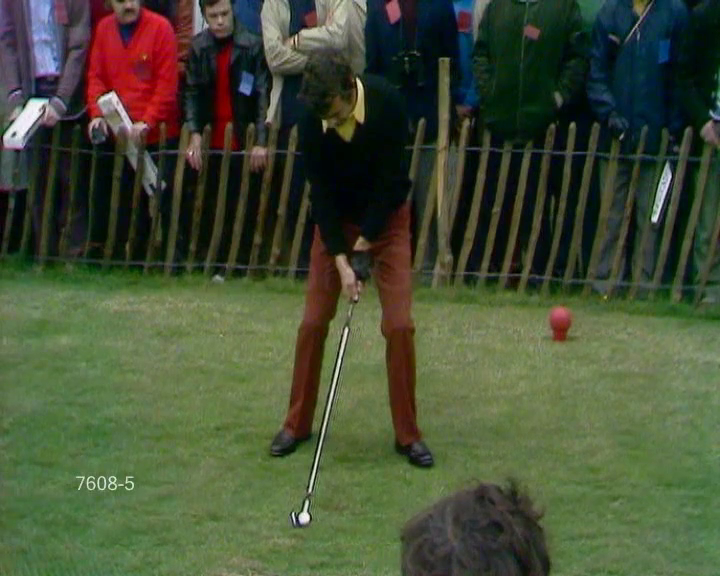
#> input picture frame 6 of videos/golf1.mp4, 720 x 576 px, given in place of dancer.mp4, which was not available
$ jupyter execute --allow-errors goturn_example.ipynb   (shell and % lines are left out)   (text cells are left out)
#> lines starting #> are read from the running program, lines starting #| are printed output that depends on the picture; after the words box and inside, x2 and y2 are one past the last pixel; in counts of white or black regions, pixels touching at a corner belong together; pictures that were not available may be replaced by others from this repository, and a replacement may not be noted
[cell 1]
import cv2
import sys
import os
from google.colab.patches import cv2_imshow

[cell 2]
video_name = 'dancer.mp4'
if not os.path.exists(video_name):
  !gdown https://raw.githubusercontent.com/gabilodeau/INF6804/master/videos/dancer.mp4

[cell 3]
file_name = 'goturn.caffemodel.zip.001'
if not os.path.exists(file_name):
  !gdown https://raw.githubusercontent.com/gabilodeau/INF6804/master/goturn-files/goturn.caffemodel.zip.001
file_name = 'goturn.caffemodel.zip.002'
if not os.path.exists(file_name):
  !gdown https://raw.githubusercontent.com/gabilodeau/INF6804/master/goturn-files/goturn.caffemodel.zip.002
file_name = 'goturn.caffemodel.zip.003'
if not os.path.exists(file_name):
  !gdown https://raw.githubusercontent.com/gabilodeau/INF6804/master/goturn-files/goturn.caffemodel.zip.003
file_name = 'goturn.caffemodel.zip.004'
if not os.path.exists(file_name):
  !gdown https://raw.githubusercontent.com/gabilodeau/INF6804/master/goturn-files/goturn.caffemodel.zip.004
file_name = 'goturn.prototxt'
if not os.path.exists(file_name):
  !gdown https://raw.githubusercontent.com/gabilodeau/INF6804/master/goturn-files/goturn.prototxt

if not os.path.exists('goturn.caffemodel.zip'):
  !cat goturn.caffemodel.zip* > goturn.caffemodel.zip
if not os.path.exists('goturn.caffemodel'):
  !unzip goturn.caffemodel.zip

[cell 4]
# Read video
video = cv2.VideoCapture(video_name)

[cell 5]
ok, frame = video.read()
#> frame is the input picture: shape (576, 720, 3); mean B, G, R 54.3, 78.9, 69.3
scale = 0.25
height, width, depth = frame.shape
#> height = 576; width = 720; depth = 3
frame = cv2.resize(frame, (int(width*scale), int(height*scale)))
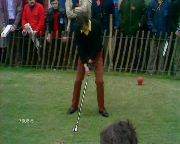
#> frame: shape (144, 180, 3); mean B, G, R 54.4, 79, 69.4

if not ok:
    print('Cannot read video file')
    sys.exit()

[cell 6]
bbox = (30, 23, 800, 1035)
bbox = tuple([int(item * scale) for item in bbox])

p1 = (int(bbox[0]), int(bbox[1]))
p2 = (int(bbox[0] + bbox[2]), int(bbox[1] + bbox[3]))
cv2.rectangle(frame, p1, p2, (255,0,0), 2, 1)
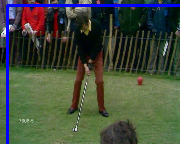
#> frame: shape (144, 180, 3); 3.6% of pixels changed, all inside (x1, y1, x2, y2) = (6, 4, 180, 144)
cv2_imshow(frame)

$ run again, starting later in the video
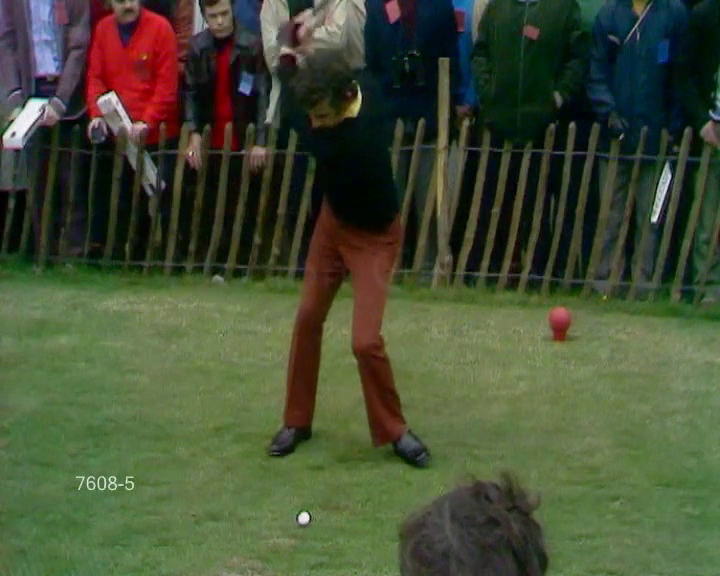
#> input picture frame 27 of videos/golf1.mp4, 720 x 576 px, given in place of dancer.mp4, which was not available
#> frame is the input picture: shape (576, 720, 3); mean B, G, R 53.5, 78.6, 69.5
#> `cv2.rectangle(frame, p1, p2, (255,0,0), 2, 1)`:
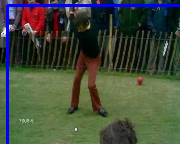
#> frame: shape (144, 180, 3); mean B, G, R 60.3, 75.9, 67.1

$ run again, starting later in the video
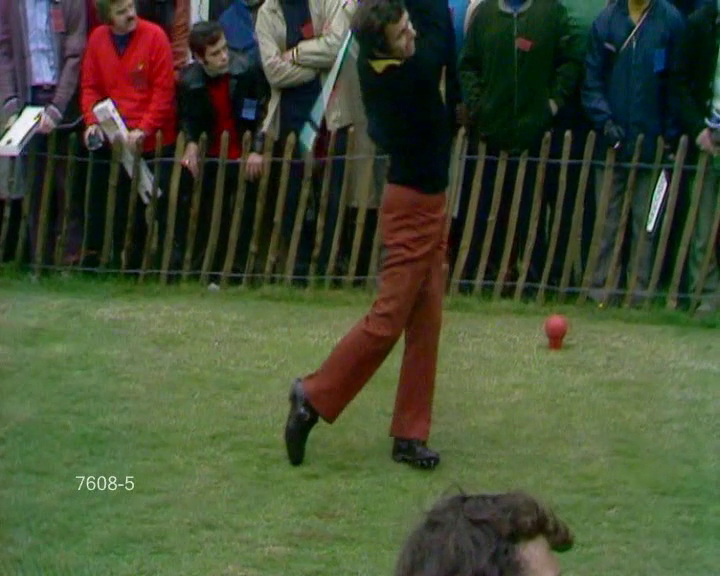
#> input picture frame 48 of videos/golf1.mp4, 720 x 576 px, given in place of dancer.mp4, which was not available
#> frame is the input picture: shape (576, 720, 3); mean B, G, R 52.1, 77.2, 68.1
